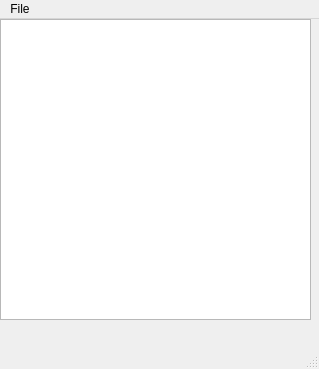
<?xml version="1.0" encoding="UTF-8"?>
<ui version="4.0">
 <class>MainWindow</class>
 <widget class="QMainWindow" name="MainWindow">
  <property name="geometry">
   <rect>
    <x>0</x>
    <y>0</y>
    <width>319</width>
    <height>369</height>
   </rect>
  </property>
  <property name="windowTitle">
   <string>MainWindow</string>
  </property>
  <widget class="QWidget" name="centralwidget">
   <widget class="QWidget" name="gridLayoutWidget">
    <property name="geometry">
     <rect>
      <x>0</x>
      <y>0</y>
      <width>311</width>
      <height>301</height>
     </rect>
    </property>
    <layout class="QGridLayout" name="gridLayout">
     <item row="1" column="0">
      <widget class="QTextEdit" name="textEdit"/>
     </item>
    </layout>
   </widget>
  </widget>
  <widget class="QStatusBar" name="statusbar"/>
  <widget class="QMenuBar" name="menubar">
   <property name="geometry">
    <rect>
     <x>0</x>
     <y>0</y>
     <width>319</width>
     <height>36</height>
    </rect>
   </property>
   <widget class="QMenu" name="fileMenu">
    <property name="title">
     <string>File</string>
    </property>
    <addaction name="openAction"/>
    <addaction name="saveAction"/>
    <addaction name="exitAction"/>
   </widget>
   <addaction name="fileMenu"/>
  </widget>
  <action name="openAction">
   <property name="text">
    <string>Open</string>
   </property>
  </action>
  <action name="saveAction">
   <property name="text">
    <string>Save</string>
   </property>
  </action>
  <action name="exitAction">
   <property name="text">
    <string>Close</string>
   </property>
  </action>
 </widget>
 <resources/>
 <connections/>
</ui>
